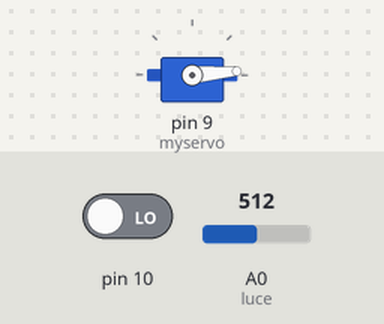
Recording of a sketch running on a simulated Arduino Uno, built with avr-gcc and run on an emulated ATmega328P. On the bench: servo. Inputs (shaded band) come from the test bench; at power-on: pin 10 LOW, A0 (luce) = 512. What the sketch prints to the serial monitor is not drawn.

Above: at 1.2 s.
1.3 s: pin 10 driven HIGH
Timing chart, 0 to 4.3 s (numbered marks = the images above; inputs shaded):
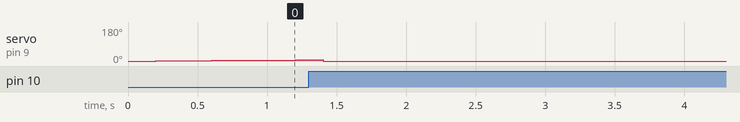

The sketch:

time_and_light.ino
```cpp
/* ** Time and light ** by Mario Gionfini
 * Project made at the wikicourse "Design and program interactive objects", held by Marco Lurati and Giovanni Profeta in Esino Lario (Italy), on July 2017.
 */

#include <Servo.h>;

    Servo myservo;

  int pos= 0;  // variabile posizione servo
  int intensita;
  int intensita_max;
  int pos_max;
  int start;
void setup() {

  Serial.begin(9600);

  myservo.attach(9);

  pinMode(A0, INPUT);  // luce
  // pinMode( , OUTPUT);   // led
  pinMode(10, INPUT);
  }

void loop() {


  intensita = analogRead(A0);
  start = digitalRead(10);
  Serial.println(intensita);

  if(start == HIGH) {
    pos=0;
  }

  myservo.write(pos);    //  0-180

  if(intensita > intensita_max) {
    intensita_max = intensita;
    pos_max = pos;
    Serial.println(pos_max);
  }


  if(pos == 110) {
    myservo.write(pos_max);
    Serial.println("Posizione max");

  } else {
    pos++;
  }
  delay(200);


}
```
